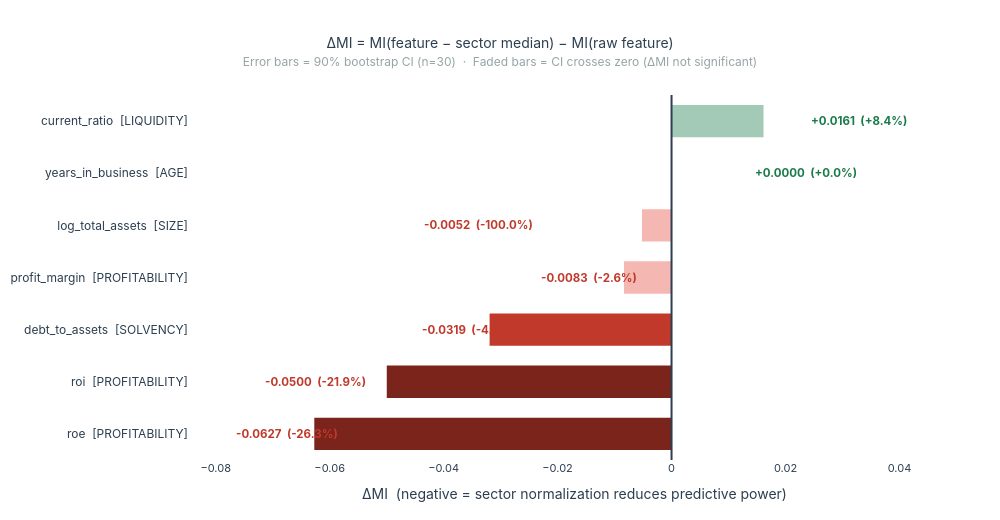

The cell this chart's notebook holds for it:
### Code cell
# ============================================================
# ΔMI CHART — Sector Normalization Feature Selection (Extended)
# Bootstrap CI 90%, n=30 — 8 features dal data dictionary
# ============================================================

import pandas as pd
import numpy as np
from sklearn.feature_selection import mutual_info_classif
import plotly.graph_objects as go

# ── Costanti ─────────────────────────────────────────────────────────────────
TARGET = "financial_health_class"
N_BOOT = 30

# Mappa feature → categoria (per label grafico)
CAT_MAP = {
    "roe":              "PROFITABILITY",
    "roi":              "PROFITABILITY",
    "profit_margin":    "PROFITABILITY",
    "debt_to_assets":   "SOLVENCY",
    "current_ratio":    "LIQUIDITY",
    "log_total_assets": "SIZE",          
    "years_in_business":"AGE",          
}

# Feature "native" (già nel dataset)
NATIVE = ["roe", "roi", "debt_to_assets", "profit_margin",
          "current_ratio", "years_in_business"]

# Feature derivate (calcolate on-the-fly prima del loop)
# Chiave = nome colonna da creare, Valore = funzione su df
DERIVED = {

    "log_total_assets": lambda df: np.log1p(df["total_assets"]),
}

ALL_FEATURES = NATIVE + list(DERIVED.keys())

# Colonne raw necessarie per calcolare i DERIVED
RAW_COLS_FOR_DERIVED = ["production_costs", "production_value", "total_assets"]

# ── 1. Preparazione dati ─────────────────────────────────────────────────────
# Carica le colonne necessarie: native + raw per derived + contesto
load_cols = NATIVE + RAW_COLS_FOR_DERIVED + ["sector_name", TARGET]
load_cols = list(dict.fromkeys(load_cols))  # deduplica mantenendo ordine

df_mi = (
    train_df[load_cols]
    .replace([np.inf, -np.inf], np.nan)
    .copy()
    .reset_index(drop=True)
)

# Calcola le feature derivate PRIMA del dropna, così i NaN si propagano correttamente
for col, fn in DERIVED.items():
    df_mi[col] = fn(df_mi)

# Ora dropna sulla lista completa di feature (native + derived)
df_mi = df_mi[ALL_FEATURES + ["sector_name", TARGET]].dropna().reset_index(drop=True)

# Target encoding
y = df_mi[TARGET].astype("category").cat.codes

# Mediane di settore — fit su train only (no leakage)
sector_medians = df_mi.groupby("sector_name")[ALL_FEATURES].median()

# Pre-calcola versioni normalizzate per settore: f − sector_median(f)
for col in ALL_FEATURES:
    df_mi[f"{col}_vs_sector"] = (
        df_mi[col] - df_mi["sector_name"].map(sector_medians[col])
    )

# ── 2. Calcolo ΔMI + Bootstrap CI ────────────────────────────────────────────
rng = np.random.default_rng(42)
mi_results = []

for col in ALL_FEATURES:
    rel_col = f"{col}_vs_sector"

    # Stima puntuale
    mi_raw = mutual_info_classif(df_mi[[col]],     y, random_state=42)[0]
    mi_rel = mutual_info_classif(df_mi[[rel_col]], y, random_state=42)[0]
    delta  = mi_rel - mi_raw
    pct    = (delta / mi_raw * 100) if mi_raw > 0 else 0.0

    # Bootstrap CI 90%
    boot_deltas = []
    for _ in range(N_BOOT):
        idx  = rng.choice(len(df_mi), size=len(df_mi), replace=True)
        y_b  = y.iloc[idx].reset_index(drop=True)
        sub  = df_mi.iloc[idx].reset_index(drop=True)
        seed = int(rng.integers(0, 1_000_000))
        mi_r_b = mutual_info_classif(sub[[col]],     y_b, random_state=seed)[0]
        mi_a_b = mutual_info_classif(sub[[rel_col]], y_b, random_state=seed)[0]
        boot_deltas.append(mi_a_b - mi_r_b)

    ci_low  = np.percentile(boot_deltas, 5)
    ci_high = np.percentile(boot_deltas, 95)

    mi_results.append({
        "label":           f"{col}  [{CAT_MAP.get(col,'OTHER')}]",
        "col":             col,
        "mi_raw":          mi_raw,
        "delta":           delta,
        "pct":             pct,
        "ci_low":          ci_low,
        "ci_high":         ci_high,
        "ci_crosses_zero": ci_low < 0 < ci_high,
    })

mi_results.sort(key=lambda x: x["delta"])

# ── 3. Variabili per il plot ──────────────────────────────────────────────────
features = [d["label"]  for d in mi_results]
deltas   = [d["delta"]  for d in mi_results]
pcts     = [d["pct"]    for d in mi_results]

bar_colors = [
    "#1A7A4A" if d >= 0 else
    "#E74C3C" if d >= -0.020 else
    "#C0392B" if d >= -0.045 else
    "#7B241C"
    for d in deltas
]
bar_opacities = [0.40 if d["ci_crosses_zero"] else 1.0 for d in mi_results]

err_plus  = [abs(d["ci_high"] - d["delta"]) for d in mi_results]
err_minus = [abs(d["delta"] - d["ci_low"])  for d in mi_results]

# Calcolo range asse X: estendiamo abbondantemente (35%) ai lati per evitare tagli alle label
data_min = min(d["ci_low"] for d in mi_results)
data_max = max(d["ci_high"] for d in mi_results)
span = data_max - data_min

x_min_plot = data_min - (span * 0.35) 
x_max_plot = data_max + (span * 0.35)

# ── 4. Grafico ────────────────────────────────────────────────────────────────
fig = go.Figure()

fig.add_trace(go.Bar(
    x=deltas, y=features, orientation="h",
    marker=dict(color=bar_colors, opacity=bar_opacities, line=dict(width=0)),
    
    cliponaxis=False,
    hovertemplate="<b>%{y}</b><br>ΔMI = %{x:+.4f}<extra></extra>",
))

fig.add_vline(x=0, line=dict(color="#2C3E50", width=2))

# Aggiunta manuale dei testi ESTERNI al whisker del CI usando xshift (PIXEL ABSOLUTE)
for d in mi_results:
    if d["delta"] >= 0:
        x_txt = d["ci_high"]
        xanchor = "left"
        xshift = 8  # Sposta il testo rigidamente di 8 pixel a destra
        color = "#1A7A4A"
    else:
        x_txt = d["ci_low"]
        xanchor = "right"
        xshift = -8 # Sposta il testo rigidamente di 8 pixel a sinistra
        color = "#C0392B"
        
    fig.add_annotation(
        x=x_txt, y=d["label"], xref="x", yref="y",
        text=f"<b>{d['delta']:+.4f}  ({d['pct']:+.1f}%)</b>",
        showarrow=False, 
        xanchor=xanchor, 
        yanchor="middle",
        xshift=xshift, 
        font=dict(size=11.5, color=color, family="Inter, Helvetica Neue, Arial"),
    )

fig.update_layout(
    paper_bgcolor="white", plot_bgcolor="white",
    font=dict(family="Inter, Helvetica Neue, Arial", size=12, color="#2C3E50"),
    title=dict(
        text=(
            "ΔMI = MI(feature − sector median) − MI(raw feature)<br>"
            "<span style='font-size:12px;color:#95A5A6;font-weight:normal'>"
            "Error bars = 90% bootstrap CI (n=30)  ·  "
            "Faded bars = CI crosses zero (ΔMI not significant)"
            "</span>"
        ),
        font=dict(size=14, color="#2C3E50"), x=0.5, xanchor="center",
    ),
    showlegend=False,
    margin=dict(t=95, l=10, r=40, b=60), 
    height=520, 
    width=1000,
    bargap=0.38,
    xaxis=dict(
        title_text="ΔMI  (negative = sector normalization reduces predictive power)",
        range=[x_min_plot, x_max_plot],
        showgrid=False,   # <--- RIGHE GRIGIE RIMOSSE QUI
        zeroline=False, 
        tickfont=dict(size=11),
    ),
    yaxis=dict(
        showgrid=False,   # <--- ASSICURATO CHE NON CI SIANO NEMMENO QUELLE Y
        tickfont=dict(size=12), 
        automargin=True
    ),
)

fig.show()

### Figure 1 — Plotly figure (JSON) as saved in the notebook; plotly's stock layout.template omitted (floating-point values rounded to 4 significant figures)
{"data": [{"cliponaxis": false, "hovertemplate": "<b>%{y}</b><br>ΔMI = %{x:+.4f}<extra></extra>", "marker": {"color": ["#7B241C", "#7B241C", "#C0392B", "#E74C3C", "#E74C3C", "#1A7A4A", "#1A7A4A"], "line": {"width": 0}, "opacity": [1, 1, 1, 0.4, 0.4, 0.4, 0.4]}, "orientation": "h", "type": "bar", "x": [-0.0627, -0.04998, -0.03193, -0.008337, -0.005185, 0, 0.01615], "y": ["roe  [PROFITABILITY]", "roi  [PROFITABILITY]", "debt_to_assets  [SOLVENCY]", "profit_margin  [PROFITABILITY]", "log_total_assets  [SIZE]", "years_in_business  [AGE]", "current_ratio  [LIQUIDITY]"]}], "layout": {"annotations": [{"font": {"color": "#C0392B", "family": "Inter, Helvetica Neue, Arial", "size": 11.5}, "showarrow": false, "text": "<b>-0.0627  (-26.3%)</b>", "x": -0.05683, "xanchor": "right", "xref": "x", "xshift": -8, "y": "roe  [PROFITABILITY]", "yanchor": "middle", "yref": "y"}, {"font": {"color": "#C0392B", "family": "Inter, Helvetica Neue, Arial", "size": 11.5}, "showarrow": false, "text": "<b>-0.0500  (-21.9%)</b>", "x": -0.05178, "xanchor": "right", "xref": "x", "xshift": -8, "y": "roi  [PROFITABILITY]", "yanchor": "middle", "yref": "y"}, {"font": {"color": "#C0392B", "family": "Inter, Helvetica Neue, Arial", "size": 11.5}, "showarrow": false, "text": "<b>-0.0319  (-4.1%)</b>", "x": -0.02618, "xanchor": "right", "xref": "x", "xshift": -8, "y": "debt_to_assets  [SOLVENCY]", "yanchor": "middle", "yref": "y"}, {"font": {"color": "#C0392B", "family": "Inter, Helvetica Neue, Arial", "size": 11.5}, "showarrow": false, "text": "<b>-0.0083  (-2.6%)</b>", "x": -0.004366, "xanchor": "right", "xref": "x", "xshift": -8, "y": "profit_margin  [PROFITABILITY]", "yanchor": "middle", "yref": "y"}, {"font": {"color": "#C0392B", "family": "Inter, Helvetica Neue, Arial", "size": 11.5}, "showarrow": false, "text": "<b>-0.0052  (-100.0%)</b>", "x": -0.02248, "xanchor": "right", "xref": "x", "xshift": -8, "y": "log_total_assets  [SIZE]", "yanchor": "middle", "yref": "y"}, {"font": {"color": "#1A7A4A", "family": "Inter, Helvetica Neue, Arial", "size": 11.5}, "showarrow": false, "text": "<b>+0.0000  (+0.0%)</b>", "x": 0.01284, "xanchor": "left", "xref": "x", "xshift": 8, "y": "years_in_business  [AGE]", "yanchor": "middle", "yref": "y"}, {"font": {"color": "#1A7A4A", "family": "Inter, Helvetica Neue, Arial", "size": 11.5}, "showarrow": false, "text": "<b>+0.0161  (+8.4%)</b>", "x": 0.02277, "xanchor": "left", "xref": "x", "xshift": 8, "y": "current_ratio  [LIQUIDITY]", "yanchor": "middle", "yref": "y"}], "bargap": 0.38, "font": {"color": "#2C3E50", "family": "Inter, Helvetica Neue, Arial", "size": 12}, "height": 520, "margin": {"b": 60, "l": 10, "r": 40, "t": 95}, "paper_bgcolor": "white", "plot_bgcolor": "white", "shapes": [{"line": {"color": "#2C3E50", "width": 2}, "type": "line", "x0": 0, "x1": 0, "xref": "x", "y0": 0, "y1": 1, "yref": "y domain"}], "showlegend": false, "title": {"font": {"color": "#2C3E50", "size": 14}, "text": "ΔMI = MI(feature − sector median) − MI(raw feature)<br><span style='font-size:12px;color:#95A5A6;font-weight:normal'>Error bars = 90% bootstrap CI (n=30)  ·  Faded bars = CI crosses zero (ΔMI not significant)</span>", "x": 0.5, "xanchor": "center"}, "width": 1000, "xaxis": {"range": [-0.08469, 0.05063], "showgrid": false, "tickfont": {"size": 11}, "title": {"text": "ΔMI  (negative = sector normalization reduces predictive power)"}, "zeroline": false}, "yaxis": {"automargin": true, "showgrid": false, "tickfont": {"size": 12}}}}
